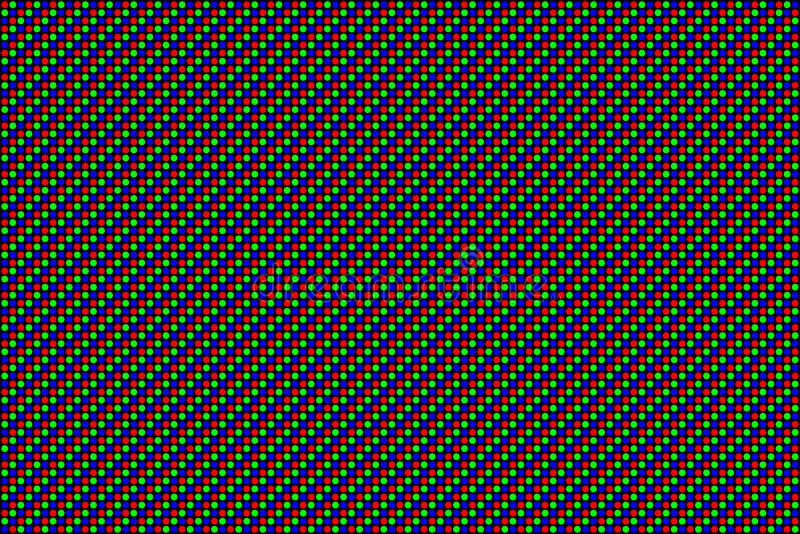
#> input picture images/rgb.jpeg, 800 x 534 px
$ python image_read.py
#> lines starting #> are read from the running program, lines starting #| are printed output that depends on the picture

import numpy as np
from imageio import imread,imsave

img=imread('images/rgb.jpeg')
#> img is the input picture: shape (534, 800, 3); mean R, G, B 51.5, 50.6, 52.1

red_img= img * [1.,0.,0.]
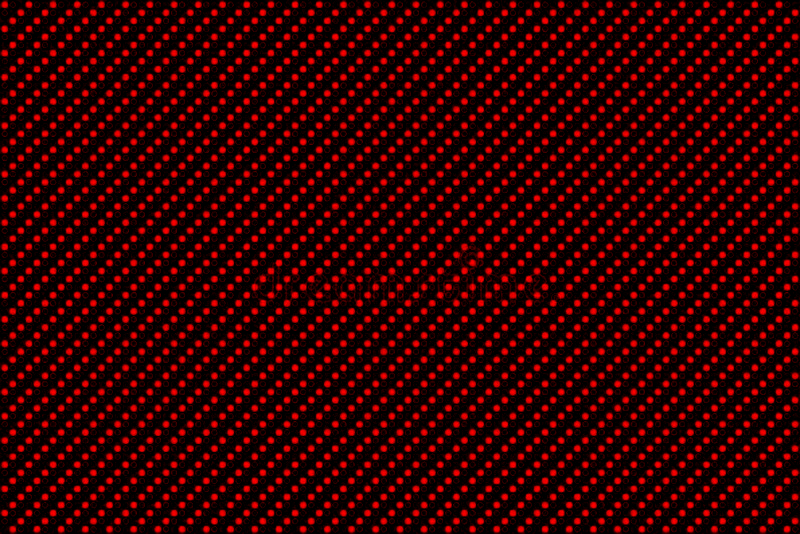
#> red_img: shape (534, 800, 3) float64; mean R, G, B 51.5, 0, 0
green_img=img * [0.,1.,0.]
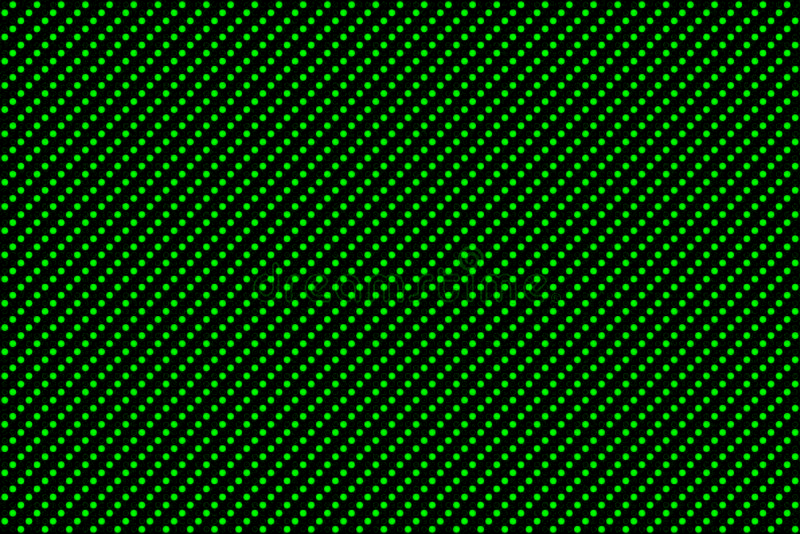
#> green_img: shape (534, 800, 3) float64; mean R, G, B 0, 50.6, 0
blue_img=img * [0.,0.,1.]
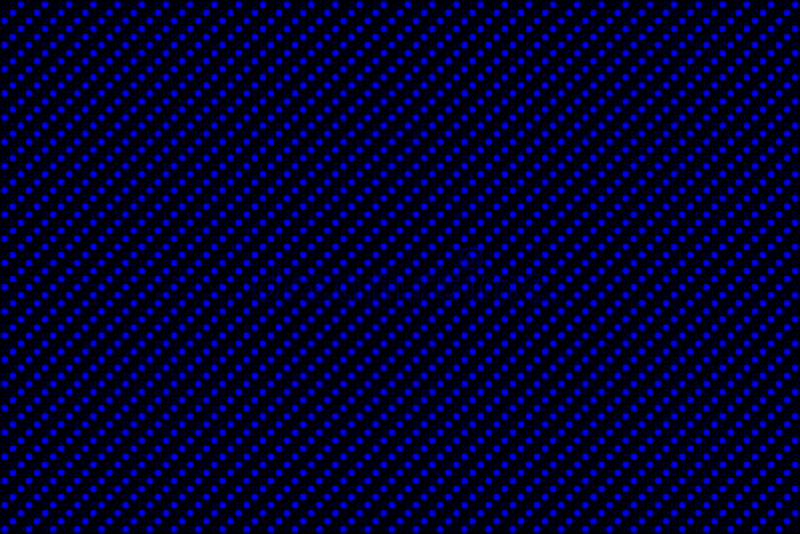
#> blue_img: shape (534, 800, 3) float64; mean R, G, B 0, 0, 52.1

#> (the run stopped early here; a loop or call above may not have finished)
